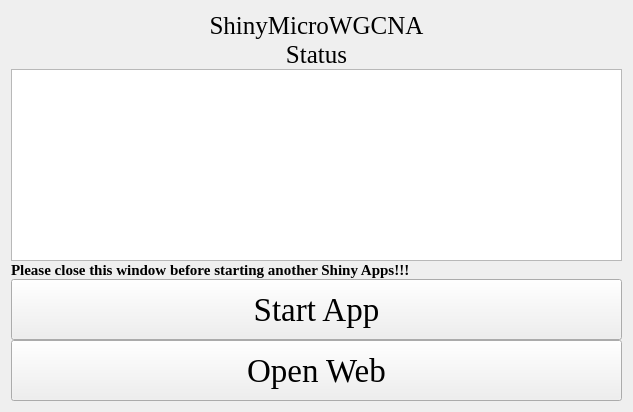
<?xml version="1.0" encoding="UTF-8"?>
<ui version="4.0">
 <class>Form</class>
 <widget class="QWidget" name="Form">
  <property name="geometry">
   <rect>
    <x>0</x>
    <y>0</y>
    <width>633</width>
    <height>412</height>
   </rect>
  </property>
  <property name="windowTitle">
   <string>Form</string>
  </property>
  <property name="styleSheet">
   <string notr="true">background-image: url(D:/tools/Pycharm/pyqt/logo/green_back.png);</string>
  </property>
  <layout class="QGridLayout" name="gridLayout_4">
   <property name="verticalSpacing">
    <number>0</number>
   </property>
   <item row="0" column="0">
    <layout class="QGridLayout" name="gridLayout_5">
     <property name="verticalSpacing">
      <number>0</number>
     </property>
     <item row="0" column="0" colspan="3">
      <widget class="QLabel" name="label">
       <property name="sizePolicy">
        <sizepolicy hsizetype="Preferred" vsizetype="Fixed">
         <horstretch>0</horstretch>
         <verstretch>0</verstretch>
        </sizepolicy>
       </property>
       <property name="font">
        <font>
         <family>Times New Roman</family>
         <pointsize>19</pointsize>
        </font>
       </property>
       <property name="text">
        <string>ShinyMicroWGCNA</string>
       </property>
       <property name="alignment">
        <set>Qt::AlignCenter</set>
       </property>
      </widget>
     </item>
     <item row="3" column="0" colspan="3">
      <widget class="QLabel" name="label_4">
       <property name="sizePolicy">
        <sizepolicy hsizetype="Preferred" vsizetype="Fixed">
         <horstretch>0</horstretch>
         <verstretch>0</verstretch>
        </sizepolicy>
       </property>
       <property name="font">
        <font>
         <family>Times New Roman</family>
         <pointsize>19</pointsize>
        </font>
       </property>
       <property name="text">
        <string>Status</string>
       </property>
       <property name="alignment">
        <set>Qt::AlignCenter</set>
       </property>
      </widget>
     </item>
     <item row="5" column="0" rowspan="2" colspan="3">
      <widget class="QTextBrowser" name="textBrowser">
       <property name="styleSheet">
        <string notr="true">background-image: url(D:/Documents/Desktop/white.png)</string>
       </property>
      </widget>
     </item>
     <item row="7" column="0" colspan="3">
      <widget class="QLabel" name="label_3">
       <property name="sizePolicy">
        <sizepolicy hsizetype="Preferred" vsizetype="Fixed">
         <horstretch>0</horstretch>
         <verstretch>0</verstretch>
        </sizepolicy>
       </property>
       <property name="font">
        <font>
         <family>Times New Roman</family>
         <pointsize>11</pointsize>
         <weight>75</weight>
         <bold>true</bold>
        </font>
       </property>
       <property name="text">
        <string>Please close this window before starting another Shiny Apps!!!</string>
       </property>
      </widget>
     </item>
     <item row="8" column="0" colspan="3">
      <widget class="QPushButton" name="pushButton">
       <property name="sizePolicy">
        <sizepolicy hsizetype="Preferred" vsizetype="Preferred">
         <horstretch>0</horstretch>
         <verstretch>0</verstretch>
        </sizepolicy>
       </property>
       <property name="font">
        <font>
         <family>Times New Roman</family>
         <pointsize>25</pointsize>
        </font>
       </property>
       <property name="text">
        <string>Start App</string>
       </property>
      </widget>
     </item>
     <item row="9" column="0" colspan="3">
      <widget class="QPushButton" name="pushButton_2">
       <property name="sizePolicy">
        <sizepolicy hsizetype="Preferred" vsizetype="Preferred">
         <horstretch>0</horstretch>
         <verstretch>0</verstretch>
        </sizepolicy>
       </property>
       <property name="font">
        <font>
         <family>Times New Roman</family>
         <pointsize>25</pointsize>
        </font>
       </property>
       <property name="text">
        <string>Open Web</string>
       </property>
      </widget>
     </item>
    </layout>
   </item>
  </layout>
 </widget>
 <resources/>
 <connections/>
</ui>
